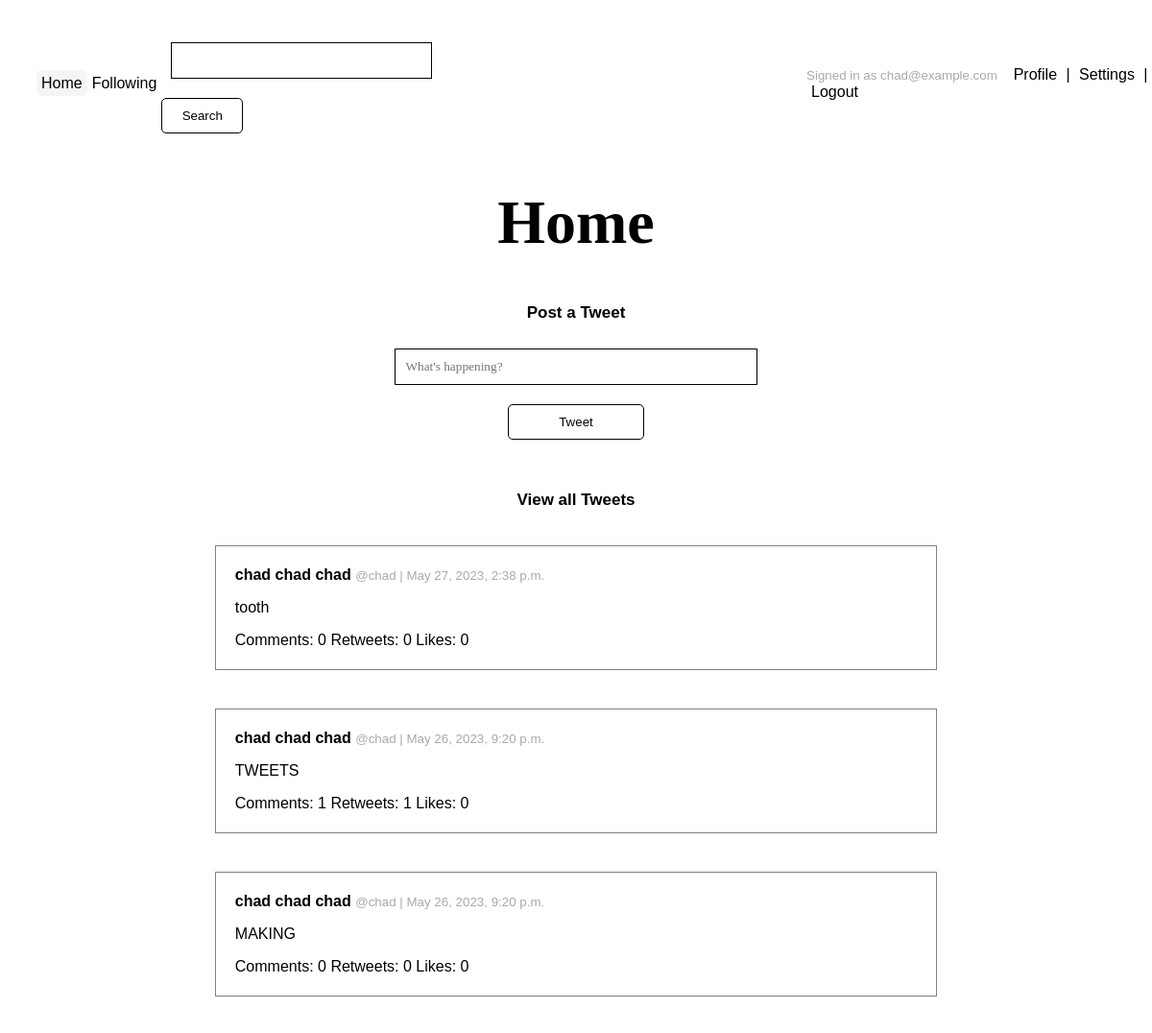
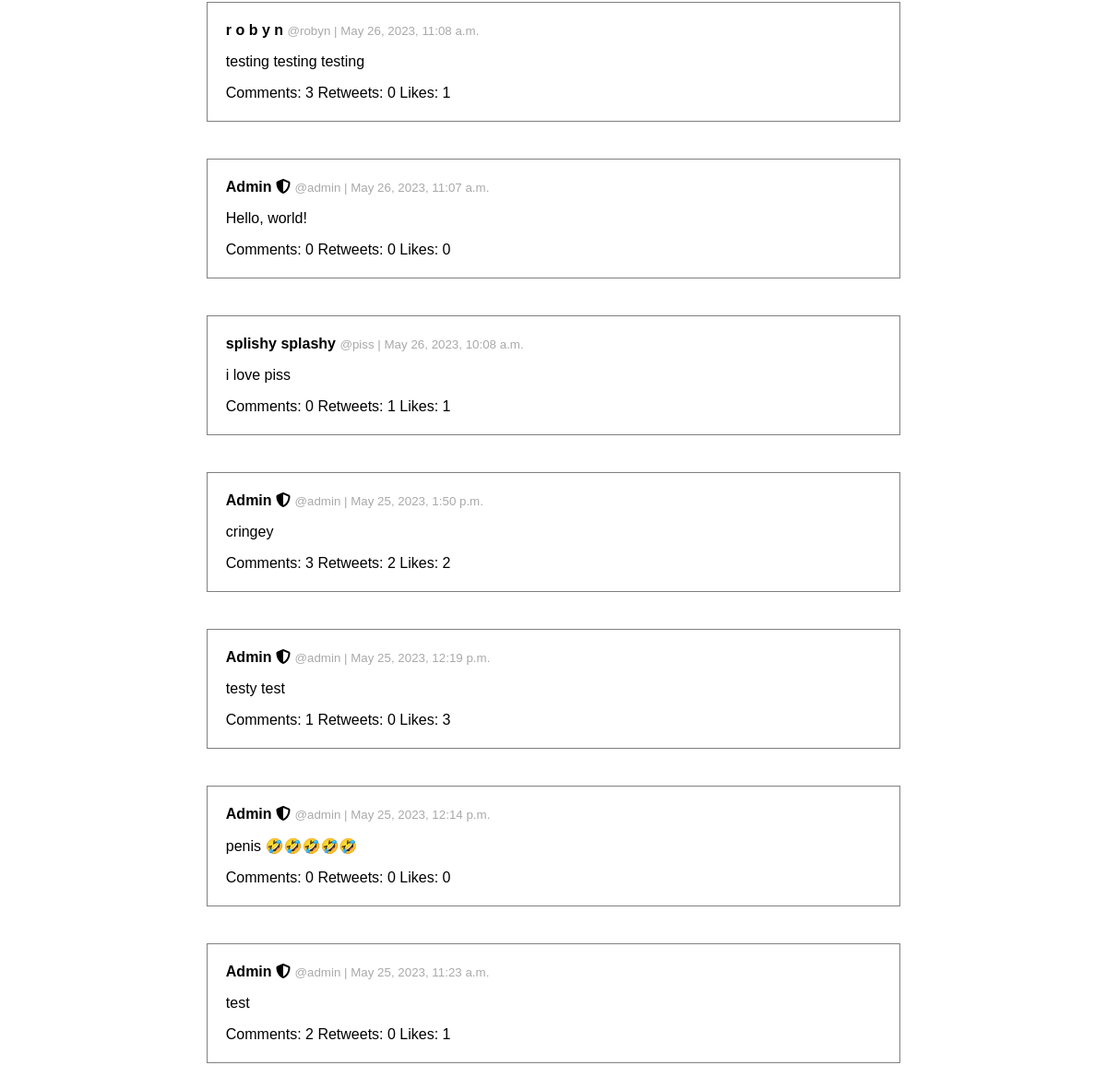
Page / (signed in) on the committed database (2 pictures, top to bottom).
### tweets/models.py (models this page shows)
class Tweet(models.Model):
    text = models.CharField(max_length=144)
    date = models.DateTimeField(default=timezone.now)
    likes = models.ManyToManyField(User, blank=True, related_name='likes')
    user = models.ForeignKey(User, on_delete=models.CASCADE)
    class Meta:
        ordering = ["-date"]
    def __str__(self):
        return self.text

### users/models.py (models this page shows, shortened)
class Profile(models.Model):
    user = models.OneToOneField(User, on_delete=models.CASCADE)
    bio = models.TextField(default="")
    display_name = models.CharField(default="", max_length=150)
    location = models.CharField(blank=True, max_length=150)
    followers = models.ManyToManyField(User, blank=True, related_name='followers')
    following = models.ManyToManyField(User, blank=True, related_name='following')

### tweets/views.py (the view)
# urls.py: path('', views.index, name='tweets'),
@login_required
def index(request):
    tweets = Tweet.objects.all()
    return render(request, 'tweets/tweets.html', {"title": "Home", "tweets": tweets})

### templates/tweets/tweets.html (shortened to what this page needs)
{% extends '../base.html' %}
{% block content %}
{% if user.is_authenticated %}
<div class="post-tweet center width-100">
    <p class="subtitle">Post a Tweet</p>
    <form action="{% url 'post' %}" method="post">
        <input class="tweet text-input" type="text" name="text" id="text" placeholder="What's happening?" maxlength="144" required>
        <button class="main" type="submit" title="Post Tweet">Tweet</button>
    </form>
</div>
<br><br>
{% endif %}
<div class="tweets-list center width-100">
    <p class="subtitle">View all Tweets</p>
      {% if tweets %}
          {% for tweet in tweets %}
                {% include "tweets/tweet.html" %}
          {% endfor %}
      {% else %}
          <p class="faded">No tweets found</p>
      {% endif %}
</div>
{% endblock %}

### templates/base.html (shortened to what this page needs)
<!DOCTYPE html>
<html lang="en">
    <head>
        {% load static %}
        <link rel="stylesheet" href="{% static 'style.css' %}" rel="stylesheet" type="text/css">
        <link href="{% static 'fontawesomefree/css/fontawesome.css' %}" rel="stylesheet" type="text/css">
        <link href="{% static 'fontawesomefree/css/solid.css' %}" rel="stylesheet" type="text/css">
        <link href="{% static 'fontawesomefree/css/regular.css' %}" rel="stylesheet" type="text/css">
    </head>
    <body>
        {% if user.is_authenticated %}
            <nav class="center width-100">
                <ul class="center width-100" style="flex-direction: row">
                    <li><a id="nav-home" title="Home" href="{% url 'tweets' %}">Home</a></li>
                    <li><a id="nav-following" title="Following" href="{% url 'following_feed' %}">Following</a></li>
                    <li>
                        <form action="{% url 'search' %}" method="post">
                            <input class="search" type="text" name="query">
                            <button class="search" type="submit" title="Search">Search</button>
                        </form>
                    </li>
                    <div class="float-right">
                        <li><small>Signed in as {{user.email}}&nbsp;&nbsp;</small></li>
                        <li><a id="nav-profile" title="Profile" href="{% url 'profile' %}">Profile</a></li>
                         |
                        <li><a id="nav-settings" title="Settings" href="{% url 'settings' %}">Settings</a></li>
                         |
                        <li><a id="nav-logout" title="Logout" href="{% url 'signout' %}">Logout</a></li>
                    </div>
                </ul>
            </nav>
                {% endif %}
        <div class="content center">
            <h1 class="title">{{ title }}</h1>
            {% block content %}{% endblock %}

### templates/tweets/tweet.html
<div class="tweet-card width-100">
    <a class="profile-link" href="{% url 'profile_public' tweet.user.id %}">
        <p>
            <strong>
                {{ tweet.user.profile.display_name }}
                {% if tweet.user.is_superuser %}
                    <i title="Admin" class="fa-solid fa-shield-halved"></i>
                {% endif %}
            </strong>
            <small>@{{ tweet.user }} | {{ tweet.date }}</small>
        </p>
    </a>
    <a class="tweet-link" href="{% url 'tweet' tweet.id %}">
        <p>{{ tweet }}</p>
        <p>
            Comments: {{ tweet.comment_set.count }}
            Retweets: {{ tweet.retweet_set.count }}
            Likes: {{ tweet.likes.count }}
        </p>
    </a>
</div>

### static/style.css (style rules this page uses)
body { font-family: "Trebuchet MS", "Arial", sans-serif; margin-bottom: 70px; }
p.subtitle { font-weight: bold; font-size: 17px; }
h1 { font-family: "Garamond"; font-size: 64px; font-weight: bold; margin: 30px; }
@media (min-width: 1000px) { .content { margin-left: 20%; margin-right: 20%; } }
.center, form { display: flex; justify-content: center; align-items: center; flex-direction: column; }
.width-100, form { width: 100%; }
button { background: white; color: black; text-align: center; border: 1px solid black; padding-left: 20px; padding-right: 20px; padding-top: 10px; padding-bottom: 10px; border-radius: 5px; margin-top: 10px; width: 20%; }
nav { padding: 10px; }
nav li, nav li form { display: inline; }
nav li form { padding: 0; margin: 0; }
nav a { text-decoration: none; color: black; padding: 5px; border-radius: 5px; }
.float-right { float:right; }
input, textarea { padding: 10px; border: solid 1px black; width: 50%; margin: 10px; font-family: "Trebuchet MS"; }
input.search { min-width: 250px; }
button.search { min-width: 85px; }
small { color: darkgrey; }
div.tweet-card a { color: black; text-decoration: none; }
div.tweet-card { border: solid 1px grey; margin: 20px; padding: 5px 20px; }
a.follows-link, a.profile-link { color: black; text-decoration: none; }

### templates/base.html (style rules this page uses)
#nav-home { background: whitesmoke }

### rows in the picture
Tweet: user.profile.display_name "chad chad chad", user "chad", date "May 27, 2023, 2:38 p.m.", text "tooth", comment_set.count "0", retweet_set.count "0", likes.count "0"
Tweet: user.profile.display_name "chad chad chad", user "chad", date "May 26, 2023, 9:20 p.m.", text "TWEETS", comment_set.count "1", retweet_set.count "1", likes.count "0"
Tweet: user.profile.display_name "chad chad chad", user "chad", date "May 26, 2023, 9:20 p.m.", text "MAKING", comment_set.count "0", retweet_set.count "0", likes.count "0"
Tweet: user.profile.display_name "r o b y n", user "robyn", date "May 26, 2023, 11:08 a.m.", text "testing testing testing", comment_set.count "3", retweet_set.count "0", likes.count "1"
Tweet: user.profile.display_name "Admin", user "admin", date "May 26, 2023, 11:07 a.m.", text "Hello, world!", comment_set.count "0", retweet_set.count "0", likes.count "0"
Tweet: user.profile.display_name "splishy splashy", user "piss", date "May 26, 2023, 10:08 a.m.", text "i love piss", comment_set.count "0", retweet_set.count "1", likes.count "1"
Tweet: user.profile.display_name "Admin", user "admin", date "May 25, 2023, 1:50 p.m.", text "cringey", comment_set.count "3", retweet_set.count "2", likes.count "2"
Tweet: user.profile.display_name "Admin", user "admin", date "May 25, 2023, 12:19 p.m.", text "testy test", comment_set.count "1", retweet_set.count "0", likes.count "3"
Tweet: user.profile.display_name "Admin", user "admin", date "May 25, 2023, 12:14 p.m.", text "penis 🤣🤣🤣🤣🤣", comment_set.count "0", retweet_set.count "0", likes.count "0"
Tweet: user.profile.display_name "Admin", user "admin", date "May 25, 2023, 11:23 a.m.", text "test", comment_set.count "2", retweet_set.count "0", likes.count "1"

### other values in the picture
{{ user.email }} "chad@example.com"
{{ title }} "Home"
